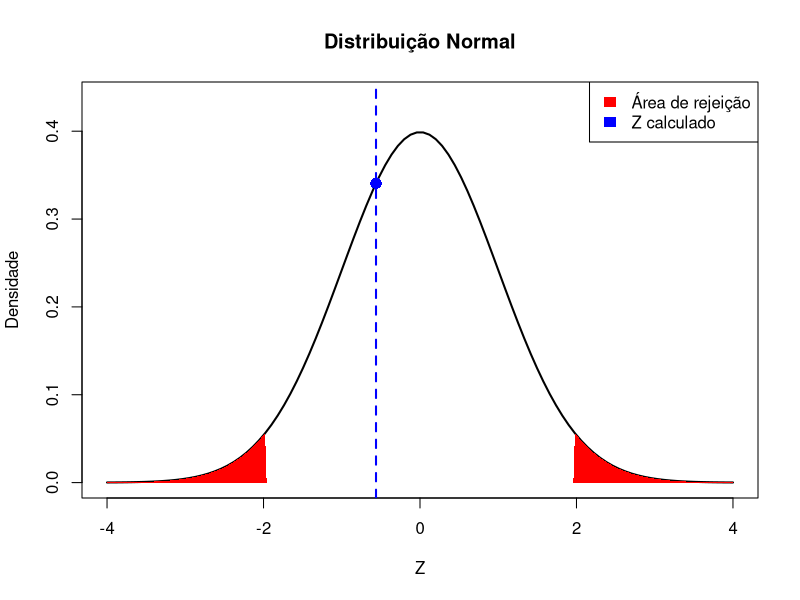

Source code (R):
# Instale o pacote se ainda não tiver instalado
install.packages("readxl")

# Carregue o pacote
library(readxl)

# Carregue o arquivo de dados
dados <- read_excel("grupo_1 1.xls")

# Calcular a média e o desvio padrão
media_amostral <- mean(dados$nroreprova)
desvio_padrao <- sd(dados$nroreprova)
n <- nrow(dados)  # Tamanho da amostra

# Definindo a média hipotética e o nível de significância
media_hipotetica <- 4        # Média hipotética sob H0
alpha <- 0.05                # Nível de significância

# Calculando a estatística Z
z <- ((media_amostral - media_hipotetica) / (desvio_padrao / sqrt(n)))

# Definindo os valores críticos
valor_critico_inferior <- qnorm(alpha / 2)    # Valor crítico inferior
valor_critico_superior <- qnorm(1 - alpha / 2)  # Valor crítico superior

# Tomando a decisão
if (z < valor_critico_inferior || z > valor_critico_superior) {
  decisao <- "Rejeita H0"
} else {
  decisao <- "Não rejeita H0"
}

# Plotar a distribuição normal
x <- seq(-4, 4, length = 100)  # Gera uma sequência de -4 a 4
y <- dnorm(x)                  # Calcula a densidade da normal

# Criar o gráfico
plot(x, y, type = "l", main = "Distribuição Normal", ylab = "Densidade", xlab = "Z", lwd = 2, ylim = c(0, max(y) * 1.1))

# Adicionar as áreas de rejeição
polygon(c(-4, x[x < valor_critico_inferior], valor_critico_inferior), c(0, y[x < valor_critico_inferior], 0), col = "red", border = NA)
polygon(c(valor_critico_superior, x[x > valor_critico_superior], 4), c(0, y[x > valor_critico_superior], 0), col = "red", border = NA)

# Adicionar linha do ponto Z
abline(v = z, col = "blue", lwd = 2, lty = 2)

# Adicionar a linha de densidade no valor de Z
points(z, dnorm(z), col = "blue", pch = 16, cex = 1.5)  # Adiciona um ponto azul no gráfico

# Adicionar legenda
legend("topright", legend = c("Área de rejeição",  "Z calculado"), fill = c("red", "blue"), border = NA)

# Exibindo resultados
cat("Estatística Z:", z, "\n")
cat("Valor crítico inferior:", valor_critico_inferior, "\n")
cat("Valor crítico superior:", valor_critico_superior, "\n")
cat("Decisão:", decisao, "\n")
